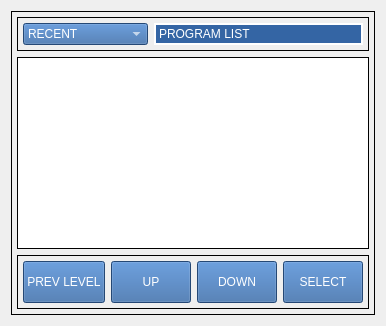
            <widget class="QWidget" name="tab_6">
             <attribute name="title">
              <string>O-LIST</string>
             </attribute>
             <layout class="QGridLayout" name="gridLayout_13">
              <item row="0" column="0">
               <widget class="QFrame" name="gridFrame_2">
                <property name="maximumSize">
                 <size>
                  <width>430</width>
                  <height>16777215</height>
                 </size>
                </property>
                <property name="frameShape">
                 <enum>QFrame::Box</enum>
                </property>
                <layout class="QGridLayout" name="gridLayout_12">
                 <property name="leftMargin">
                  <number>5</number>
                 </property>
                 <property name="topMargin">
                  <number>5</number>
                 </property>
                 <property name="rightMargin">
                  <number>5</number>
                 </property>
                 <property name="bottomMargin">
                  <number>5</number>
                 </property>
                 <item row="0" column="0">
                  <widget class="QFrame" name="gridFrame">
                   <property name="frameShape">
                    <enum>QFrame::Box</enum>
                   </property>
                   <layout class="QGridLayout" name="gridLayout_54">
                    <property name="leftMargin">
                     <number>5</number>
                    </property>
                    <property name="topMargin">
                     <number>5</number>
                    </property>
                    <property name="rightMargin">
                     <number>5</number>
                    </property>
                    <property name="bottomMargin">
                     <number>5</number>
                    </property>
                    <item row="0" column="0">
                     <widget class="RecentFileComboBox" name="recentfilecombobox">
                      <property name="maximumSize">
                       <size>
                        <width>125</width>
                        <height>16777215</height>
                       </size>
                      </property>
                      <property name="styleSheet">
                       <string notr="true">
color: rgb(255, 255, 255);
background-color:rgb(52, 101, 164);
</string>
                      </property>
                      <property name="currentText">
                       <string>No File Loaded</string>
                      </property>
                      <item>
                       <property name="text">
                        <string>RECENT</string>
                       </property>
                      </item>
                     </widget>
                    </item>
                    <item row="0" column="1">
                     <widget class="QLabel" name="label_49">
                      <property name="styleSheet">
                       <string notr="true">color: rgb(255, 255, 255);
background-color:rgb(52, 101, 164);</string>
                      </property>
                      <property name="frameShape">
                       <enum>QFrame::Box</enum>
                      </property>
                      <property name="lineWidth">
                       <number>2</number>
                      </property>
                      <property name="text">
                       <string>PROGRAM LIST</string>
                      </property>
                     </widget>
                    </item>
                   </layout>
                  </widget>
                 </item>
                 <item row="2" column="0">
                  <widget class="FileSystemTable" name="filesystemtable">
                   <property name="frameShape">
                    <enum>QFrame::Box</enum>
                   </property>
                   <property name="frameShadow">
                    <enum>QFrame::Plain</enum>
                   </property>
                   <property name="lineWidth">
                    <number>1</number>
                   </property>
                   <property name="sortingEnabled">
                    <bool>true</bool>
                   </property>
                   <property name="hiddenColumns" stdset="0">
                    <string>1,2</string>
                   </property>
                   <attribute name="horizontalHeaderDefaultSectionSize">
                    <number>150</number>
                   </attribute>
                   <attribute name="verticalHeaderDefaultSectionSize">
                    <number>50</number>
                   </attribute>
                  </widget>
                 </item>
                 <item row="3" column="0">
                  <widget class="QFrame" name="gridFrame_2">
                   <property name="styleSheet">
                    <string notr="true">QPushButton {
min-height: 40px;
min-width: 50px;
max-height: 40px;
max-width: 800px;
font: 12pt &quot;DejaVu Sans&quot;;
color: rgb(255, 255, 255);
background-color:rgb(52, 101, 164);
}

</string>
                   </property>
                   <property name="frameShape">
                    <enum>QFrame::Box</enum>
                   </property>
                   <layout class="QGridLayout" name="gridLayout_15">
                    <property name="leftMargin">
                     <number>5</number>
                    </property>
                    <property name="topMargin">
                     <number>5</number>
                    </property>
                    <property name="rightMargin">
                     <number>5</number>
                    </property>
                    <property name="bottomMargin">
                     <number>5</number>
                    </property>
                    <item row="0" column="3">
                     <widget class="QPushButton" name="navSelect">
                      <property name="text">
                       <string>SELECT</string>
                      </property>
                     </widget>
                    </item>
                    <item row="0" column="1">
                     <widget class="QPushButton" name="navUp">
                      <property name="text">
                       <string>UP</string>
                      </property>
                     </widget>
                    </item>
                    <item row="0" column="2">
                     <widget class="QPushButton" name="navDown">
                      <property name="text">
                       <string>DOWN</string>
                      </property>
                     </widget>
                    </item>
                    <item row="0" column="0">
                     <widget class="QPushButton" name="navParent">
                      <property name="text">
                       <string>PREV LEVEL</string>
                      </property>
                     </widget>
                    </item>
                   </layout>
                  </widget>
                 </item>
                </layout>
               </widget>
              </item>
             </layout>
            </widget>
